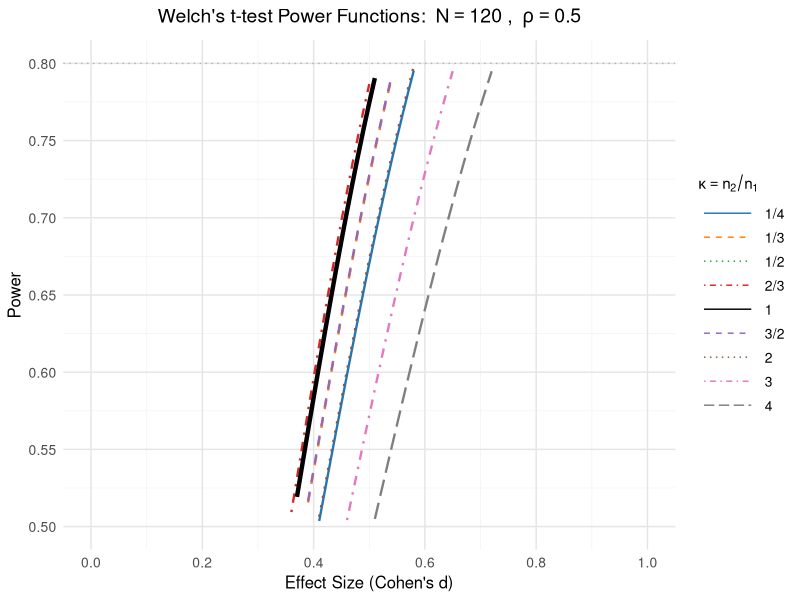
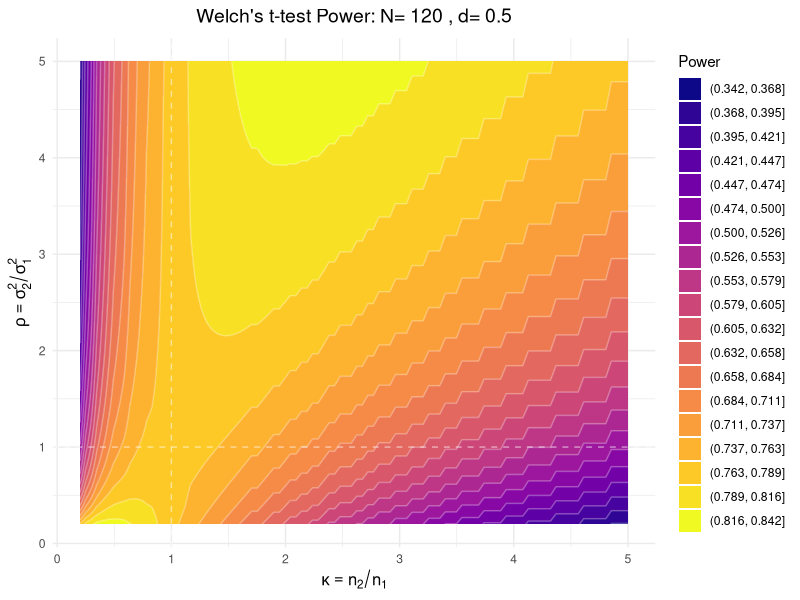

Write R code to recreate these figures, in order.
library(ggplot2)
library(gridExtra)
library(grid)

# 기본 alpha 설정
alpha <- 0.05

# Welch's t-test Power function
welch_power <- function(d, var1, var2, n1, n2, alpha = 0.05) {
  kappa <- n2/n1
  N <- (n1 + n2)
  rho <- var2/var1
  
  # Welch-Satterthwaite degrees of freedom
  df <- (var1/n1 + var2/n2)^2 / ((var1/n1)^2/(n1-1) + (var2/n2)^2/(n2-1))
  
  # weight in NCP
  w <- sqrt((N/2) * ((kappa*(1+rho)) / ((1+kappa)*(kappa+rho))))
  
  # NCP
  ncp <- d * w
  
  # Power calculation (two-tailed test)
  power <- 1 - pt(qt(1-alpha/2, df=df), df=df, ncp=ncp) + 
    pt(qt(alpha/2, df=df), df=df, ncp=ncp)
  
  return(power)
}

# 효과크기(d) 범위 설정
d_values <- seq(0, 1, by = 0.01)

# 고정 조건 설정
N <- 120  # 총 표본크기
var1 <- 4  # 첫 번째 그룹의 분산
var2 <- 2  # 두 번째 그룹의 분산 (rho = 0.5)
rho <- var2/var1

# kappa 값과 라벨을 직접 정의
kappa_config <- data.frame(
  kappa_label = c("1/4", "1/3", "1/2", "2/3", "1", "3/2", "2", "3", "4"),
  n1 = c(96, 90, 80, 72, 60, 48, 40, 30, 24),
  n2 = c(24, 30, 40, 48, 60, 72, 80, 90, 96),
  stringsAsFactors = FALSE
)

# Power 계산
power_list <- list()

for(i in 1:nrow(kappa_config)) {
  n1 <- kappa_config$n1[i]
  n2 <- kappa_config$n2[i]
  kappa_label <- kappa_config$kappa_label[i]
  
  # Welch's t-test power 계산
  power_values <- numeric(length(d_values))
  for(j in 1:length(d_values)) {
    power_values[j] <- welch_power(d_values[j], var1, var2, n1, n2, alpha)
  }
  
  # 데이터프레임 생성
  temp_df <- data.frame(
    d = d_values,
    power = power_values,
    kappa_label = kappa_label,
    kappa = n2/n1,
    n1 = n1,
    n2 = n2
  )
  
  power_list[[i]] <- temp_df
}

# 모든 데이터 합치기
power_df <- do.call(rbind, power_list)

# kappa_label을 factor로 변환하여 순서 지정
power_df$kappa_label <- factor(power_df$kappa_label, 
                               levels = c("1/4", "1/3", "1/2", "2/3", "1", "3/2", "2", "3", "4"))

# 더 구분되는 색상과 선 스타일 조합
colors <- c(
  "#1f77b4",  # 1/4 (파랑)
  "#ff7f0e",  # 1/3 (주황)
  "#2ca02c",  # 1/2 (초록)
  "#d62728",  # 2/3 (빨강)
  "#000000",  # 1 (검정, 굵게)
  "#9467bd",  # 3/2 (보라)
  "#8c564b",  # 2 (갈색)
  "#e377c2",  # 3 (분홍)
  "#7f7f7f"   # 4 (회색)
)

# 선 타입 다양화
linetypes <- c("solid", "dashed", "dotted", "dotdash", "solid", 
               "dashed", "dotted", "dotdash", "longdash")

# 선 굵기
linewidths <- c(0.8, 0.8, 0.8, 0.8, 1.5, 0.8, 0.8, 0.8, 0.8)

# 플롯 생성
p <- ggplot(power_df, aes(x = d, y = power, color = kappa_label, 
                          linetype = kappa_label, group = kappa_label)) +
  geom_line(aes(size = kappa_label)) +
  scale_color_manual(values = colors,
                     name = bquote(kappa == n[2]/n[1])) +
  scale_linetype_manual(values = linetypes,
                        name = bquote(kappa == n[2]/n[1])) +
  scale_size_manual(values = linewidths,
                    guide = "none") +
  labs(title = bquote("Welch's t-test Power Functions: " ~ 
                        N == .(N) ~ ", " ~ rho == .(round(rho, 2))),
       x = "Effect Size (Cohen's d)",
       y = "Power") +
  scale_y_continuous(breaks = seq(0, 1, 0.05), limits = c(0.5, 0.8)) +
  scale_x_continuous(breaks = seq(0, 1, 0.2), limits = c(0, 1)) +
  geom_hline(yintercept = 0.8, linetype = "dotted", color = "gray50", alpha = 0.5) +
  theme_minimal() +
  theme(
    plot.title = element_text(hjust = 0.5, size = 14, face = "bold"),
    axis.title = element_text(size = 12),
    axis.text = element_text(size = 10),
    legend.position = "right",
    legend.title = element_text(size = 11, face = "bold"),
    legend.text = element_text(size = 10),
    legend.key.width = unit(1.5, "cm"),
    panel.grid.minor = element_line(color = "gray95"),
    panel.grid.major = element_line(color = "gray90")
  )

print(p)

# 특정 effect size에서 각 kappa의 power 확인
test_d <- 0.5

cat("\nPower at d =", test_d, ":\n")
for(i in 1:nrow(kappa_config)) {
  n1 <- kappa_config$n1[i]
  n2 <- kappa_config$n2[i]
  kappa_label <- kappa_config$kappa_label[i]
  
  power_val <- welch_power(test_d, var1, var2, n1, n2, alpha)
  
  cat(sprintf("κ = %s (n1=%d, n2=%d): Power = %.4f\n", 
              kappa_label, n1, n2, power_val))
}

#### kappa, rho function ####
library(ggplot2)
library(viridis)

# 고정 조건
N <- 120
alpha <- 0.05
d <- 0.5  # 고정된 effect size

# κ와 ρ의 범위
kappa_range <- seq(0.2, 5, length.out = 100)
rho_range <- seq(0.2, 5, length.out = 100)

# Power 계산을 위한 grid 생성
power_grid <- expand.grid(kappa = kappa_range, rho = rho_range)

# 각 조합에 대해 power 계산
power_grid$power <- sapply(1:nrow(power_grid), function(i) {
  kappa <- power_grid$kappa[i]
  rho <- power_grid$rho[i]
  
  # n1, n2 계산
  n1 <- round(N / (1 + kappa))
  n2 <- N - n1
  
  # var1을 1로 고정하고 var2 = rho * var1
  var1 <- 1
  var2 <- rho * var1
  
  # power 계산
  if(n1 < 2 || n2 < 2) return(NA)
  
  power <- welch_power(d, var1, var2, n1, n2, alpha)
  return(power)
})

# Contour plot
p1 <- ggplot(power_grid, aes(x = kappa, y = rho, z = power)) +
  geom_contour_filled(bins = 20) +
  geom_contour(color = "white", alpha = 0.3, bins = 20) +
  scale_fill_viridis_d(option = "plasma", name = "Power") +
  labs(title = bquote("Welch's t-test Power: N=" ~ .(N) ~ ", d=" ~ .(d)),
       x = bquote(kappa == n[2]/n[1]),
       y = bquote(rho == sigma[2]^2/sigma[1]^2)) +
  geom_hline(yintercept = 1, linetype = "dashed", color = "white", alpha = 0.5) +
  geom_vline(xintercept = 1, linetype = "dashed", color = "white", alpha = 0.5) +
  theme_minimal() +
  theme(
    plot.title = element_text(hjust = 0.5, size = 14, face = "bold"),
    axis.title = element_text(size = 12),
    legend.position = "right"
  )

print(p1)

# 3D surface plot (plotly 사용)
# install.packages("plotly") 필요
# library(plotly)
# plot_ly(power_grid, x = ~kappa, y = ~rho, z = ~power, type = "surface")